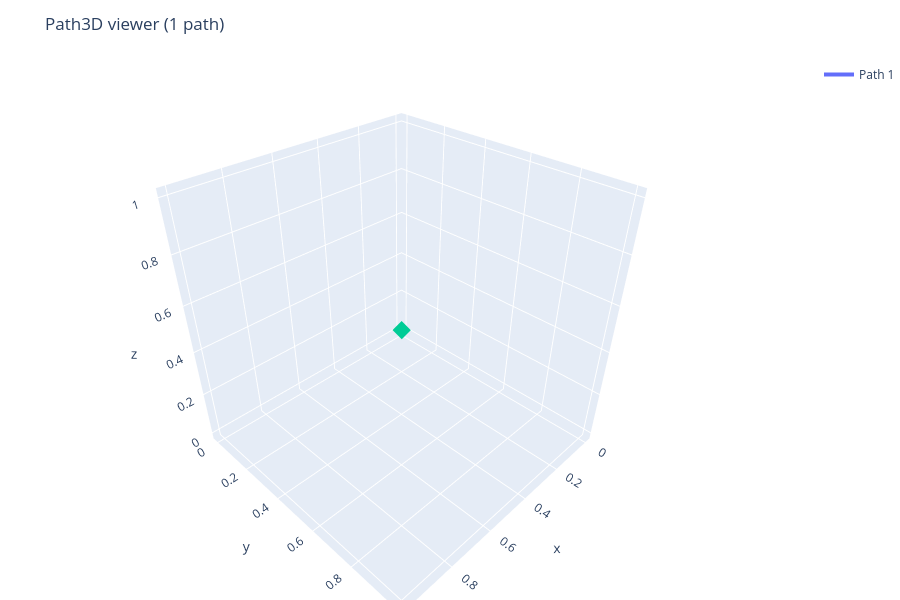

The cell this chart's notebook holds for it:
### Code cell
plot.plot_paths3d_interactive(path, show_plot=False)
